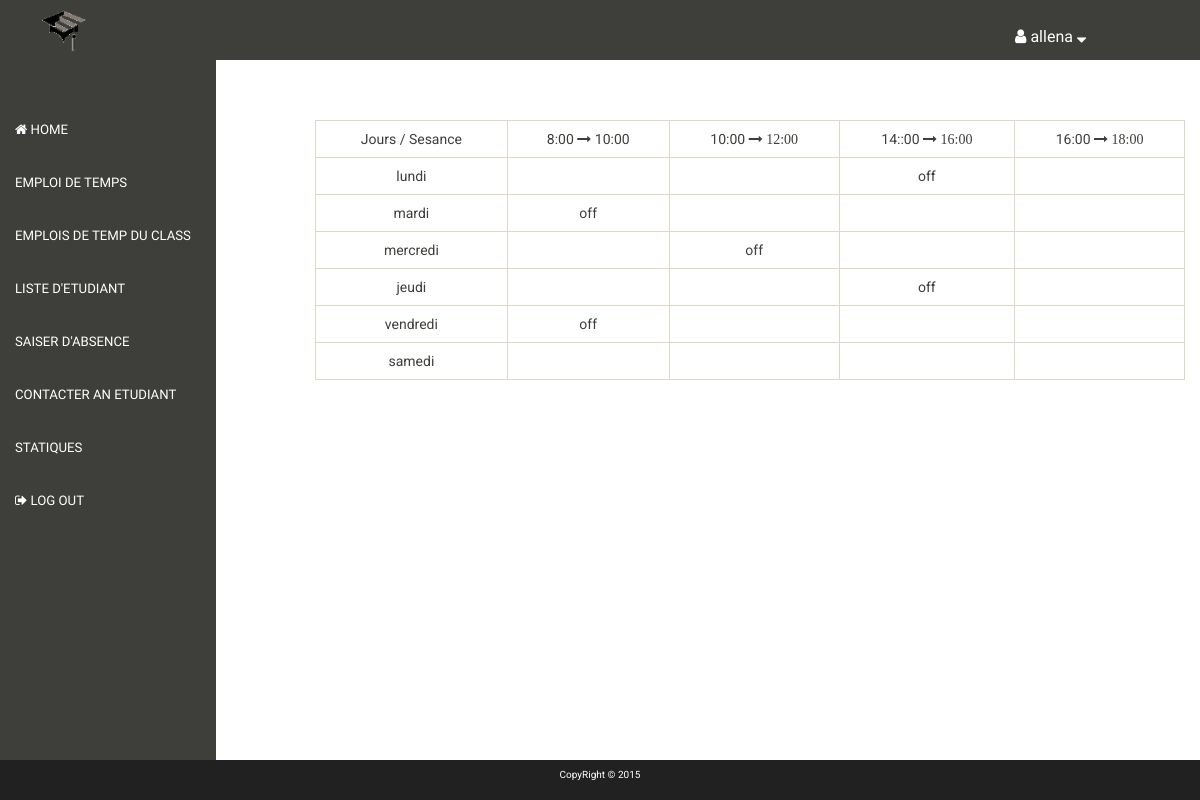
The app's page /pro.php?page=pEmp (signed in) with its own data.
### tables this page shows
CREATE TABLE IF NOT EXISTS `pro_emploi` (
`id` int(11) NOT NULL,
  `pro_id` int(11) NOT NULL,
  `jour` varchar(50) NOT NULL,
  `val1` varchar(50) NOT NULL,
  `val2` varchar(50) NOT NULL,
  `val3` varchar(50) NOT NULL,
  `val4` varchar(50) NOT NULL
);

### proEmps.php (the view, shortened to what this page needs)
<?php
$db = new PDO('mysql:host=localhost;dbname=gdn', 'root', '');
$temp = $db->query("SELECT * FROM pro_emploi");
while($row = $temp->fetchObject()){
	$temps[] = $row;
}
?>
<?php if(!empty($temps)){ ?>
	<table class="table table-bordered">
	    <tr>
		    <td>Jours / Sesance</td>
		    <td>8:00 <i class="fa fa-long-arrow-right"></i> 10:00</i></td>
		    <td>10:00 <i class="fa fa-long-arrow-right"> 12:00</td>
		    <td>14::00 <i class="fa fa-long-arrow-right"> 16:00</td>
		    <td>16:00 <i class="fa fa-long-arrow-right"> 18:00</td>
	    </tr>
	    <?php
	            foreach($temps as $temp){
	    		 ?>
				<tr>
					<td><?php echo $temp->jour; ?></td>
					<td><?php echo $temp->val1; ?></td>
					<td><?php echo $temp->val2; ?></td>
		    		<td><?php echo $temp->val3; ?></td>
					<td><?php echo $temp->val4; ?></td
				</tr>
	    <?php }?>
    </table>
<?php } else { ?>
<p>There is No Emploi Right Now..</p>
<?php } ?>

### template/css/style.css (style rules this page uses)
* { padding: 0; margin: 0; list-style: none; text-decoration: none; }
body { font-size: 100%; }

### proEmps.php (style rules this page uses)
table tr td { font-size: 1.4em; }

### records on screen
pro_emploi: jour "lundi", val3 "off"
pro_emploi: jour "mardi", val1 "off"
pro_emploi: jour "mercredi", val2 "off"
pro_emploi: jour "jeudi", val3 "off"
pro_emploi: jour "vendredi", val1 "off"
pro_emploi: jour "samedi"

### other values on screen
Session::get(Config::get('session/session_name')) "allena"
